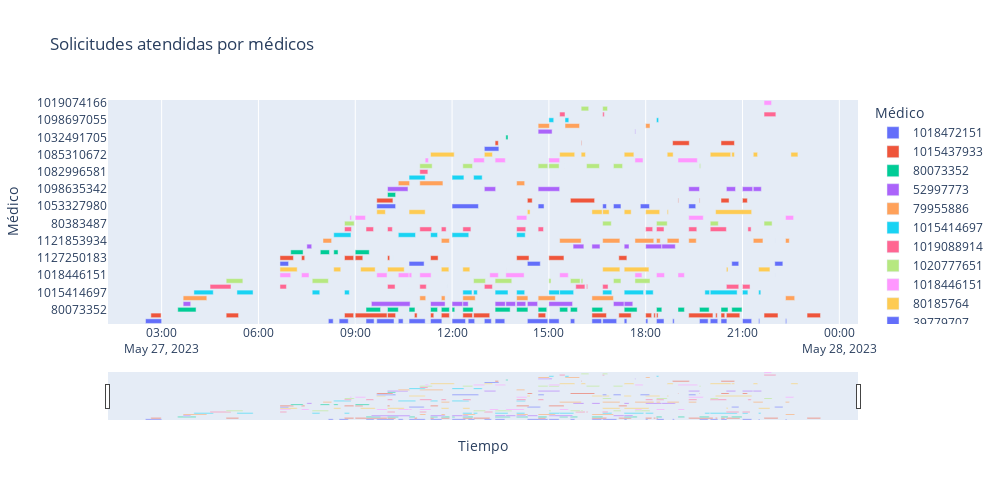

This figure's notebook cell:
### Markdown cell above
### Gantt general

### Code cell
import plotly.express as px
import pandas as pd
#Poner los datos de la lista en un dataframe
df1 = pd.DataFrame(gantt)
# poner los datos en el formato que requiere plotly poner la columna solicitud como texto
df1['Solicitud'] = df1['Solicitud'].astype(str)
# poner la columna médico como texto
df1['Médico'] = df1['Médico'].astype(str)

fig = px.timeline(df1, x_start="Inicio", x_end="Fin", y="Médico", color="Médico", 
                  title="Solicitudes atendidas por médicos")
fig.update_layout(xaxis_title="Tiempo", yaxis_title="Médico")
fig.update_yaxes(autorange="reversed")
fig.update_xaxes(rangeslider_visible=True)
# Hacer el grafico más grande para que se vea mejor
fig.update_layout(
    autosize=False,
    width=1000,
    height=500,
)
fig.show()

### Figure 1 — Plotly figure (JSON) as saved in the notebook; plotly's stock layout.template omitted (floating-point values rounded to 4 significant figures)
{"data": [{"alignmentgroup": "True", "base": ["2023-05-27 02:30:00", "2023-05-27 08:10:00", "2023-05-27 08:30:00", "2023-05-27 09:00:00", "2023-05-27 09:20:00", "2023-05-27 09:40:00", "2023-05-27 10:20:00", "2023-05-27 10:40:00", "2023-05-27 11:20:00", "2023-05-27 12:00:00", "2023-05-27 12:30:00", "2023-05-27 13:00:00", "2023-05-27 13:20:00", "2023-05-27 13:40:00", "2023-05-27 14:20:00", "2023-05-27 15:00:00", "2023-05-27 15:40:00", "2023-05-27 16:20:00", "2023-05-27 16:40:00", "2023-05-27 17:20:00", "2023-05-27 18:00:00", "2023-05-27 18:20:00", "2023-05-27 18:50:00", "2023-05-27 19:40:00", "2023-05-27 20:00:00", "2023-05-27 20:20:00", "2023-05-27 21:00:00", "2023-05-27 21:30:00", "2023-05-27 22:20:00"], "hovertemplate": "Médico=%{y}<br>Inicio=%{base}<br>Fin=%{x}<extra></extra>", "legendgroup": "1018472151", "marker": {"color": "#636efa", "pattern": {"shape": ""}}, "name": "1018472151", "offsetgroup": "1018472151", "orientation": "h", "showlegend": true, "textposition": "auto", "type": "bar", "x": [1800000, 540000, 1020000, 0, 900000, 1920000, 540000, 1800000, 1260000, 1500000, 720000, 780000, 1080000, 0, 2280000, 1140000, 480000, 1080000, 1560000, 300000, 240000, 840000, 180000, 960000, 840000, 660000, 1020000, 120000, 120000], "xaxis": "x", "y": ["1018472151", "1018472151", "1018472151", "1018472151", "1018472151", "1018472151", "1018472151", "1018472151", "1018472151", "1018472151", "1018472151", "1018472151", "1018472151", "1018472151", "1018472151", "1018472151", "1018472151", "1018472151", "1018472151", "1018472151", "1018472151", "1018472151", "1018472151", "1018472151", "1018472151", "1018472151", "1018472151", "1018472151", "1018472151"], "yaxis": "y"}, {"alignmentgroup": "True", "base": ["2023-05-27 02:40:00", "2023-05-27 05:00:00", "2023-05-27 08:40:00", "2023-05-27 09:00:00", "2023-05-27 10:00:00", "2023-05-27 10:50:00", "2023-05-27 11:20:00", "2023-05-27 11:40:00", "2023-05-27 12:20:00", "2023-05-27 12:40:00", "2023-05-27 14:40:00", "2023-05-27 16:20:00", "2023-05-27 17:10:00", "2023-05-27 18:00:00", "2023-05-27 18:15:00", "2023-05-27 18:20:00", "2023-05-27 19:20:00", "2023-05-27 20:10:00", "2023-05-27 20:20:00", "2023-05-27 20:30:00", "2023-05-27 21:40:00", "2023-05-27 23:00:00"], "hovertemplate": "Médico=%{y}<br>Inicio=%{base}<br>Fin=%{x}<extra></extra>", "legendgroup": "1015437933", "marker": {"color": "#EF553B", "pattern": {"shape": ""}}, "name": "1015437933", "offsetgroup": "1015437933", "orientation": "h", "showlegend": true, "textposition": "auto", "type": "bar", "x": [1140000, 1380000, 1020000, 3540000, 900000, 300000, 360000, 900000, 1080000, 1800000, 840000, 1620000, 1380000, 660000, 180000, 180000, 2700000, 180000, 420000, 1500000, 1560000, 1500000], "xaxis": "x", "y": ["1015437933", "1015437933", "1015437933", "1015437933", "1015437933", "1015437933", "1015437933", "1015437933", "1015437933", "1015437933", "1015437933", "1015437933", "1015437933", "1015437933", "1015437933", "1015437933", "1015437933", "1015437933", "1015437933", "1015437933", "1015437933", "1015437933"], "yaxis": "y"}, {"alignmentgroup": "True", "base": ["2023-05-27 03:30:00", "2023-05-27 09:20:00", "2023-05-27 10:00:00", "2023-05-27 10:40:00", "2023-05-27 11:20:00", "2023-05-27 11:40:00", "2023-05-27 12:00:00", "2023-05-27 12:20:00", "2023-05-27 13:20:00", "2023-05-27 14:00:00", "2023-05-27 14:40:00", "2023-05-27 15:20:00", "2023-05-27 15:40:00", "2023-05-27 16:20:00", "2023-05-27 17:20:00", "2023-05-27 18:20:00", "2023-05-27 19:00:00", "2023-05-27 19:40:00", "2023-05-27 20:20:00", "2023-05-27 20:40:00", "2023-05-27 21:20:00"], "hovertemplate": "Médico=%{y}<br>Inicio=%{base}<br>Fin=%{x}<extra></extra>", "legendgroup": "80073352", "marker": {"color": "#00cc96", "pattern": {"shape": ""}}, "name": "80073352", "offsetgroup": "80073352", "orientation": "h", "showlegend": true, "textposition": "auto", "type": "bar", "x": [2040000, 1620000, 1200000, 660000, 780000, 900000, 300000, 1140000, 1680000, 1260000, 960000, 900000, 780000, 1200000, 1440000, 600000, 720000, 1080000, 780000, 1140000, 0], "xaxis": "x", "y": ["80073352", "80073352", "80073352", "80073352", "80073352", "80073352", "80073352", "80073352", "80073352", "80073352", "80073352", "80073352", "80073352", "80073352", "80073352", "80073352", "80073352", "80073352", "80073352", "80073352", "80073352"], "yaxis": "y"}, {"alignmentgroup": "True", "base": ["2023-05-27 03:40:00", "2023-05-27 09:30:00", "2023-05-27 11:20:00", "2023-05-27 11:20:00", "2023-05-27 12:00:00", "2023-05-27 12:20:00", "2023-05-27 13:20:00", "2023-05-27 13:40:00", "2023-05-27 14:00:00", "2023-05-27 14:20:00", "2023-05-27 15:00:00", "2023-05-27 17:00:00", "2023-05-27 17:20:00"], "hovertemplate": "Médico=%{y}<br>Inicio=%{base}<br>Fin=%{x}<extra></extra>", "legendgroup": "52997773", "marker": {"color": "#ab63fa", "pattern": {"shape": ""}}, "name": "52997773", "offsetgroup": "52997773", "orientation": "h", "showlegend": true, "textposition": "auto", "type": "bar", "x": [840000, 4320000, 0, 1620000, 1200000, 600000, 1140000, 1080000, 1020000, 1140000, 2640000, 1200000, 960000], "xaxis": "x", "y": ["52997773", "52997773", "52997773", "52997773", "52997773", "52997773", "52997773", "52997773", "52997773", "52997773", "52997773", "52997773", "52997773"], "yaxis": "y"}, {"alignmentgroup": "True", "base": ["2023-05-27 03:40:00", "2023-05-27 11:00:00", "2023-05-27 11:40:00", "2023-05-27 12:20:00", "2023-05-27 14:00:00", "2023-05-27 14:40:00", "2023-05-27 16:20:00", "2023-05-27 22:20:00"], "hovertemplate": "Médico=%{y}<br>Inicio=%{base}<br>Fin=%{x}<extra></extra>", "legendgroup": "79955886", "marker": {"color": "#FFA15A", "pattern": {"shape": ""}}, "name": "79955886", "offsetgroup": "79955886", "orientation": "h", "showlegend": true, "textposition": "auto", "type": "bar", "x": [2640000, 660000, 420000, 1380000, 1260000, 1920000, 2400000, 1020000], "xaxis": "x", "y": ["79955886", "79955886", "79955886", "79955886", "79955886", "79955886", "79955886", "79955886"], "yaxis": "y"}, {"alignmentgroup": "True", "base": ["2023-05-27 04:00:00", "2023-05-27 05:20:00", "2023-05-27 07:40:00", "2023-05-27 08:40:00", "2023-05-27 12:20:00", "2023-05-27 12:40:00", "2023-05-27 13:20:00", "2023-05-27 14:00:00", "2023-05-27 15:00:00", "2023-05-27 15:20:00", "2023-05-27 16:40:00", "2023-05-27 17:20:00", "2023-05-27 18:00:00", "2023-05-27 19:20:00", "2023-05-27 19:50:00", "2023-05-27 20:00:00", "2023-05-27 21:00:00", "2023-05-27 21:30:00"], "hovertemplate": "Médico=%{y}<br>Inicio=%{base}<br>Fin=%{x}<extra></extra>", "legendgroup": "1015414697", "marker": {"color": "#19d3f3", "pattern": {"shape": ""}}, "name": "1015414697", "offsetgroup": "1015414697", "orientation": "h", "showlegend": true, "textposition": "auto", "type": "bar", "x": [2160000, 1800000, 840000, 540000, 1020000, 420000, 1440000, 900000, 1200000, 1560000, 1020000, 2160000, 840000, 0, 540000, 3000000, 600000, 240000], "xaxis": "x", "y": ["1015414697", "1015414697", "1015414697", "1015414697", "1015414697", "1015414697", "1015414697", "1015414697", "1015414697", "1015414697", "1015414697", "1015414697", "1015414697", "1015414697", "1015414697", "1015414697", "1015414697", "1015414697"], "yaxis": "y"}, {"alignmentgroup": "True", "base": ["2023-05-27 04:30:00", "2023-05-27 06:40:00", "2023-05-27 10:00:00", "2023-05-27 10:40:00", "2023-05-27 11:00:00", "2023-05-27 11:50:00", "2023-05-27 13:00:00", "2023-05-27 15:50:00", "2023-05-27 16:10:00", "2023-05-27 16:40:00", "2023-05-27 20:30:00", "2023-05-27 21:00:00"], "hovertemplate": "Médico=%{y}<br>Inicio=%{base}<br>Fin=%{x}<extra></extra>", "legendgroup": "1019088914", "marker": {"color": "#FF6692", "pattern": {"shape": ""}}, "name": "1019088914", "offsetgroup": "1019088914", "orientation": "h", "showlegend": true, "textposition": "auto", "type": "bar", "x": [2340000, 720000, 840000, 0, 720000, 0, 900000, 1020000, 120000, 600000, 1380000, 840000], "xaxis": "x", "y": ["1019088914", "1019088914", "1019088914", "1019088914", "1019088914", "1019088914", "1019088914", "1019088914", "1019088914", "1019088914", "1019088914", "1019088914"], "yaxis": "y"}, {"alignmentgroup": "True", "base": ["2023-05-27 05:00:00", "2023-05-27 07:40:00", "2023-05-27 12:40:00", "2023-05-27 13:20:00", "2023-05-27 15:00:00", "2023-05-27 15:40:00", "2023-05-27 16:00:00", "2023-05-27 17:00:00", "2023-05-27 17:40:00"], "hovertemplate": "Médico=%{y}<br>Inicio=%{base}<br>Fin=%{x}<extra></extra>", "legendgroup": "1020777651", "marker": {"color": "#B6E880", "pattern": {"shape": ""}}, "name": "1020777651", "offsetgroup": "1020777651", "orientation": "h", "showlegend": true, "textposition": "auto", "type": "bar", "x": [1860000, 1800000, 1320000, 1860000, 240000, 1080000, 180000, 840000, 1680000], "xaxis": "x", "y": ["1020777651", "1020777651", "1020777651", "1020777651", "1020777651", "1020777651", "1020777651", "1020777651", "1020777651"], "yaxis": "y"}, {"alignmentgroup": "True", "base": ["2023-05-27 06:40:00", "2023-05-27 07:20:00", "2023-05-27 09:40:00", "2023-05-27 10:20:00", "2023-05-27 10:40:00", "2023-05-27 11:00:00", "2023-05-27 13:10:00", "2023-05-27 13:40:00", "2023-05-27 15:20:00", "2023-05-27 17:40:00", "2023-05-27 18:20:00", "2023-05-27 19:00:00", "2023-05-27 22:00:00"], "hovertemplate": "Médico=%{y}<br>Inicio=%{base}<br>Fin=%{x}<extra></extra>", "legendgroup": "1018446151", "marker": {"color": "#FF97FF", "pattern": {"shape": ""}}, "name": "1018446151", "offsetgroup": "1018446151", "orientation": "h", "showlegend": true, "textposition": "auto", "type": "bar", "x": [1200000, 840000, 1140000, 1200000, 300000, 1260000, 960000, 2040000, 960000, 780000, 900000, 720000, 0], "xaxis": "x", "y": ["1018446151", "1018446151", "1018446151", "1018446151", "1018446151", "1018446151", "1018446151", "1018446151", "1018446151", "1018446151", "1018446151", "1018446151", "1018446151"], "yaxis": "y"}, {"alignmentgroup": "True", "base": ["2023-05-27 06:40:00", "2023-05-27 08:20:00", "2023-05-27 09:10:00", "2023-05-27 10:00:00", "2023-05-27 11:40:00", "2023-05-27 12:20:00", "2023-05-27 12:20:00", "2023-05-27 13:40:00", "2023-05-27 16:40:00", "2023-05-27 17:20:00", "2023-05-27 20:30:00", "2023-05-27 21:30:00"], "hovertemplate": "Médico=%{y}<br>Inicio=%{base}<br>Fin=%{x}<extra></extra>", "legendgroup": "80185764", "marker": {"color": "#FECB52", "pattern": {"shape": ""}}, "name": "80185764", "offsetgroup": "80185764", "orientation": "h", "showlegend": true, "textposition": "auto", "type": "bar", "x": [1920000, 780000, 1620000, 1860000, 840000, 0, 780000, 0, 1920000, 2760000, 180000, 1260000], "xaxis": "x", "y": ["80185764", "80185764", "80185764", "80185764", "80185764", "80185764", "80185764", "80185764", "80185764", "80185764", "80185764", "80185764"], "yaxis": "y"}, {"alignmentgroup": "True", "base": ["2023-05-27 06:40:00", "2023-05-27 10:40:00", "2023-05-27 14:20:00", "2023-05-27 20:40:00", "2023-05-27 22:00:00"], "hovertemplate": "Médico=%{y}<br>Inicio=%{base}<br>Fin=%{x}<extra></extra>", "legendgroup": "39779707", "marker": {"color": "#636efa", "pattern": {"shape": ""}}, "name": "39779707", "offsetgroup": "39779707", "orientation": "h", "showlegend": true, "textposition": "auto", "type": "bar", "x": [960000, 1680000, 1440000, 780000, 900000], "xaxis": "x", "y": ["39779707", "39779707", "39779707", "39779707", "39779707"], "yaxis": "y"}, {"alignmentgroup": "True", "base": ["2023-05-27 06:40:00", "2023-05-27 07:20:00", "2023-05-27 08:20:00", "2023-05-27 08:40:00", "2023-05-27 09:00:00", "2023-05-27 10:00:00", "2023-05-27 10:10:00", "2023-05-27 11:20:00", "2023-05-27 14:00:00", "2023-05-27 15:00:00", "2023-05-27 17:10:00"], "hovertemplate": "Médico=%{y}<br>Inicio=%{base}<br>Fin=%{x}<extra></extra>", "legendgroup": "1127250183", "marker": {"color": "#EF553B", "pattern": {"shape": ""}}, "name": "1127250183", "offsetgroup": "1127250183", "orientation": "h", "showlegend": true, "textposition": "auto", "type": "bar", "x": [1500000, 360000, 0, 1020000, 840000, 240000, 0, 840000, 1380000, 1680000, 900000], "xaxis": "x", "y": ["1127250183", "1127250183", "1127250183", "1127250183", "1127250183", "1127250183", "1127250183", "1127250183", "1127250183", "1127250183", "1127250183"], "yaxis": "y"}, {"alignmentgroup": "True", "base": ["2023-05-27 07:00:00", "2023-05-27 07:55:00", "2023-05-27 08:20:00", "2023-05-27 09:00:00"], "hovertemplate": "Médico=%{y}<br>Inicio=%{base}<br>Fin=%{x}<extra></extra>", "legendgroup": "52200795", "marker": {"color": "#00cc96", "pattern": {"shape": ""}}, "name": "52200795", "offsetgroup": "52200795", "orientation": "h", "showlegend": true, "textposition": "auto", "type": "bar", "x": [1380000, 1020000, 480000, 1560000], "xaxis": "x", "y": ["52200795", "52200795", "52200795", "52200795"], "yaxis": "y"}, {"alignmentgroup": "True", "base": ["2023-05-27 07:30:00", "2023-05-27 15:45:00", "2023-05-27 16:20:00", "2023-05-27 17:20:00", "2023-05-27 18:00:00", "2023-05-27 18:30:00"], "hovertemplate": "Médico=%{y}<br>Inicio=%{base}<br>Fin=%{x}<extra></extra>", "legendgroup": "1024468225", "marker": {"color": "#ab63fa", "pattern": {"shape": ""}}, "name": "1024468225", "offsetgroup": "1024468225", "orientation": "h", "showlegend": true, "textposition": "auto", "type": "bar", "x": [540000, 1200000, 900000, 540000, 1800000, 1500000], "xaxis": "x", "y": ["1024468225", "1024468225", "1024468225", "1024468225", "1024468225", "1024468225"], "yaxis": "y"}, {"alignmentgroup": "True", "base": ["2023-05-27 08:00:00", "2023-05-27 11:40:00", "2023-05-27 14:40:00", "2023-05-27 15:20:00", "2023-05-27 16:40:00", "2023-05-27 17:40:00", "2023-05-27 18:20:00", "2023-05-27 18:40:00", "2023-05-27 19:20:00", "2023-05-27 21:20:00", "2023-05-27 22:00:00", "2023-05-27 22:20:00"], "hovertemplate": "Médico=%{y}<br>Inicio=%{base}<br>Fin=%{x}<extra></extra>", "legendgroup": "1121853934", "marker": {"color": "#FFA15A", "pattern": {"shape": ""}}, "name": "1121853934", "offsetgroup": "1121853934", "orientation": "h", "showlegend": true, "textposition": "auto", "type": "bar", "x": [960000, 900000, 0, 2400000, 1920000, 2100000, 420000, 1320000, 840000, 1080000, 0, 420000], "xaxis": "x", "y": ["1121853934", "1121853934", "1121853934", "1121853934", "1121853934", "1121853934", "1121853934", "1121853934", "1121853934", "1121853934", "1121853934", "1121853934"], "yaxis": "y"}, {"alignmentgroup": "True", "base": ["2023-05-27 08:20:00", "2023-05-27 10:20:00", "2023-05-27 11:20:00", "2023-05-27 12:00:00", "2023-05-27 14:00:00"], "hovertemplate": "Médico=%{y}<br>Inicio=%{base}<br>Fin=%{x}<extra></extra>", "legendgroup": "1016039086", "marker": {"color": "#19d3f3", "pattern": {"shape": ""}}, "name": "1016039086", "offsetgroup": "1016039086", "orientation": "h", "showlegend": true, "textposition": "auto", "type": "bar", "x": [1920000, 1920000, 780000, 1860000, 960000], "xaxis": "x", "y": ["1016039086", "1016039086", "1016039086", "1016039086", "1016039086"], "yaxis": "y"}, {"alignmentgroup": "True", "base": ["2023-05-27 08:40:00", "2023-05-27 09:20:00", "2023-05-27 10:00:00", "2023-05-27 11:00:00", "2023-05-27 11:40:00", "2023-05-27 12:20:00", "2023-05-27 14:00:00", "2023-05-27 14:40:00", "2023-05-27 18:00:00", "2023-05-27 18:20:00", "2023-05-27 19:20:00", "2023-05-27 20:00:00", "2023-05-27 21:10:00"], "hovertemplate": "Médico=%{y}<br>Inicio=%{base}<br>Fin=%{x}<extra></extra>", "legendgroup": "80075437", "marker": {"color": "#FF6692", "pattern": {"shape": ""}}, "name": "80075437", "offsetgroup": "80075437", "orientation": "h", "showlegend": true, "textposition": "auto", "type": "bar", "x": [780000, 840000, 540000, 1320000, 540000, 900000, 1020000, 600000, 780000, 840000, 900000, 1800000, 360000], "xaxis": "x", "y": ["80075437", "80075437", "80075437", "80075437", "80075437", "80075437", "80075437", "80075437", "80075437", "80075437", "80075437", "80075437", "80075437"], "yaxis": "y"}, {"alignmentgroup": "True", "base": ["2023-05-27 08:40:00", "2023-05-27 16:40:00", "2023-05-27 18:20:00", "2023-05-27 20:00:00", "2023-05-27 21:40:00"], "hovertemplate": "Médico=%{y}<br>Inicio=%{base}<br>Fin=%{x}<extra></extra>", "legendgroup": "80383487", "marker": {"color": "#B6E880", "pattern": {"shape": ""}}, "name": "80383487", "offsetgroup": "80383487", "orientation": "h", "showlegend": true, "textposition": "auto", "type": "bar", "x": [1080000, 960000, 1200000, 900000, 900000], "xaxis": "x", "y": ["80383487", "80383487", "80383487", "80383487", "80383487"], "yaxis": "y"}, {"alignmentgroup": "True", "base": ["2023-05-27 08:50:00", "2023-05-27 09:00:00", "2023-05-27 14:00:00", "2023-05-27 19:20:00", "2023-05-27 22:20:00"], "hovertemplate": "Médico=%{y}<br>Inicio=%{base}<br>Fin=%{x}<extra></extra>", "legendgroup": "1020803066", "marker": {"color": "#FF97FF", "pattern": {"shape": ""}}, "name": "1020803066", "offsetgroup": "1020803066", "orientation": "h", "showlegend": true, "textposition": "auto", "type": "bar", "x": [180000, 1140000, 1140000, 1620000, 900000], "xaxis": "x", "y": ["1020803066", "1020803066", "1020803066", "1020803066", "1020803066"], "yaxis": "y"}, {"alignmentgroup": "True", "base": ["2023-05-27 09:40:00", "2023-05-27 10:40:00", "2023-05-27 14:20:00", "2023-05-27 16:20:00", "2023-05-27 16:40:00", "2023-05-27 17:20:00", "2023-05-27 18:00:00", "2023-05-27 18:40:00", "2023-05-27 20:10:00"], "hovertemplate": "Médico=%{y}<br>Inicio=%{base}<br>Fin=%{x}<extra></extra>", "legendgroup": "57293715", "marker": {"color": "#FECB52", "pattern": {"shape": ""}}, "name": "57293715", "offsetgroup": "57293715", "orientation": "h", "showlegend": true, "textposition": "auto", "type": "bar", "x": [960000, 1800000, 300000, 1140000, 720000, 780000, 1560000, 120000, 4020000], "xaxis": "x", "y": ["57293715", "57293715", "57293715", "57293715", "57293715", "57293715", "57293715", "57293715", "57293715"], "yaxis": "y"}, {"alignmentgroup": "True", "base": ["2023-05-27 09:40:00", "2023-05-27 12:00:00", "2023-05-27 14:40:00", "2023-05-27 16:40:00", "2023-05-27 17:00:00", "2023-05-27 17:50:00", "2023-05-27 19:20:00", "2023-05-27 19:40:00"], "hovertemplate": "Médico=%{y}<br>Inicio=%{base}<br>Fin=%{x}<extra></extra>", "legendgroup": "1053327980", "marker": {"color": "#636efa", "pattern": {"shape": ""}}, "name": "1053327980", "offsetgroup": "1053327980", "orientation": "h", "showlegend": true, "textposition": "auto", "type": "bar", "x": [2100000, 2940000, 660000, 420000, 840000, 1020000, 780000, 0], "xaxis": "x", "y": ["1053327980", "1053327980", "1053327980", "1053327980", "1053327980", "1053327980", "1053327980", "1053327980"], "yaxis": "y"}, {"alignmentgroup": "True", "base": ["2023-05-27 09:40:00", "2023-05-27 14:20:00", "2023-05-27 15:40:00", "2023-05-27 19:00:00", "2023-05-27 19:40:00", "2023-05-27 20:20:00", "2023-05-27 21:00:00"], "hovertemplate": "Médico=%{y}<br>Inicio=%{base}<br>Fin=%{x}<extra></extra>", "legendgroup": "1020808271", "marker": {"color": "#EF553B", "pattern": {"shape": ""}}, "name": "1020808271", "offsetgroup": "1020808271", "orientation": "h", "showlegend": true, "textposition": "auto", "type": "bar", "x": [1800000, 540000, 2700000, 60000, 60000, 900000, 540000], "xaxis": "x", "y": ["1020808271", "1020808271", "1020808271", "1020808271", "1020808271", "1020808271", "1020808271"], "yaxis": "y"}, {"alignmentgroup": "True", "base": ["2023-05-27 10:00:00"], "hovertemplate": "Médico=%{y}<br>Inicio=%{base}<br>Fin=%{x}<extra></extra>", "legendgroup": "80727764", "marker": {"color": "#00cc96", "pattern": {"shape": ""}}, "name": "80727764", "offsetgroup": "80727764", "orientation": "h", "showlegend": true, "textposition": "auto", "type": "bar", "x": [900000], "xaxis": "x", "y": ["80727764"], "yaxis": "y"}, {"alignmentgroup": "True", "base": ["2023-05-27 10:00:00", "2023-05-27 13:00:00", "2023-05-27 14:40:00", "2023-05-27 19:20:00", "2023-05-27 20:30:00", "2023-05-27 21:00:00", "2023-05-27 21:20:00"], "hovertemplate": "Médico=%{y}<br>Inicio=%{base}<br>Fin=%{x}<extra></extra>", "legendgroup": "1098635342", "marker": {"color": "#ab63fa", "pattern": {"shape": ""}}, "name": "1098635342", "offsetgroup": "1098635342", "orientation": "h", "showlegend": true, "textposition": "auto", "type": "bar", "x": [2280000, 1260000, 2400000, 1200000, 1020000, 1140000, 900000], "xaxis": "x", "y": ["1098635342", "1098635342", "1098635342", "1098635342", "1098635342", "1098635342", "1098635342"], "yaxis": "y"}, {"alignmentgroup": "True", "base": ["2023-05-27 10:20:00", "2023-05-27 11:00:00", "2023-05-27 14:00:00"], "hovertemplate": "Médico=%{y}<br>Inicio=%{base}<br>Fin=%{x}<extra></extra>", "legendgroup": "1015405667", "marker": {"color": "#FFA15A", "pattern": {"shape": ""}}, "name": "1015405667", "offsetgroup": "1015405667", "orientation": "h", "showlegend": true, "textposition": "auto", "type": "bar", "x": [1260000, 2580000, 900000], "xaxis": "x", "y": ["1015405667", "1015405667", "1015405667"], "yaxis": "y"}, {"alignmentgroup": "True", "base": ["2023-05-27 10:40:00", "2023-05-27 12:00:00", "2023-05-27 12:40:00"], "hovertemplate": "Médico=%{y}<br>Inicio=%{base}<br>Fin=%{x}<extra></extra>", "legendgroup": "1083012532", "marker": {"color": "#19d3f3", "pattern": {"shape": ""}}, "name": "1083012532", "offsetgroup": "1083012532", "orientation": "h", "showlegend": true, "textposition": "auto", "type": "bar", "x": [1800000, 1320000, 960000], "xaxis": "x", "y": ["1083012532", "1083012532", "1083012532"], "yaxis": "y"}, {"alignmentgroup": "True", "base": ["2023-05-27 11:00:00"], "hovertemplate": "Médico=%{y}<br>Inicio=%{base}<br>Fin=%{x}<extra></extra>", "legendgroup": "1082996581", "marker": {"color": "#FF6692", "pattern": {"shape": ""}}, "name": "1082996581", "offsetgroup": "1082996581", "orientation": "h", "showlegend": true, "textposition": "auto", "type": "bar", "x": [900000], "xaxis": "x", "y": ["1082996581"], "yaxis": "y"}, {"alignmentgroup": "True", "base": ["2023-05-27 11:00:00", "2023-05-27 12:20:00", "2023-05-27 14:40:00", "2023-05-27 15:00:00", "2023-05-27 15:30:00", "2023-05-27 16:10:00", "2023-05-27 17:00:00", "2023-05-27 19:40:00"], "hovertemplate": "Médico=%{y}<br>Inicio=%{base}<br>Fin=%{x}<extra></extra>", "legendgroup": "1117504115", "marker": {"color": "#B6E880", "pattern": {"shape": ""}}, "name": "1117504115", "offsetgroup": "1117504115", "orientation": "h", "showlegend": true, "textposition": "auto", "type": "bar", "x": [1380000, 1080000, 1080000, 1140000, 0, 1440000, 1020000, 120000], "xaxis": "x", "y": ["1117504115", "1117504115", "1117504115", "1117504115", "1117504115", "1117504115", "1117504115", "1117504115"], "yaxis": "y"}, {"alignmentgroup": "True", "base": ["2023-05-27 11:10:00", "2023-05-27 12:40:00", "2023-05-27 13:20:00", "2023-05-27 15:00:00", "2023-05-27 17:40:00", "2023-05-27 19:00:00"], "hovertemplate": "Médico=%{y}<br>Inicio=%{base}<br>Fin=%{x}<extra></extra>", "legendgroup": "1083026203", "marker": {"color": "#FF97FF", "pattern": {"shape": ""}}, "name": "1083026203", "offsetgroup": "1083026203", "orientation": "h", "showlegend": true, "textposition": "auto", "type": "bar", "x": [360000, 1200000, 1140000, 1200000, 900000, 2160000], "xaxis": "x", "y": ["1083026203", "1083026203", "1083026203", "1083026203", "1083026203", "1083026203"], "yaxis": "y"}, {"alignmentgroup": "True", "base": ["2023-05-27 11:20:00", "2023-05-27 13:00:00", "2023-05-27 15:20:00", "2023-05-27 16:00:00", "2023-05-27 17:20:00", "2023-05-27 18:40:00", "2023-05-27 20:00:00", "2023-05-27 20:40:00", "2023-05-27 21:20:00", "2023-05-27 22:30:00"], "hovertemplate": "Médico=%{y}<br>Inicio=%{base}<br>Fin=%{x}<extra></extra>", "legendgroup": "1085310672", "marker": {"color": "#FECB52", "pattern": {"shape": ""}}, "name": "1085310672", "offsetgroup": "1085310672", "orientation": "h", "showlegend": true, "textposition": "auto", "type": "bar", "x": [2640000, 900000, 1680000, 480000, 1080000, 660000, 2280000, 300000, 480000, 780000], "xaxis": "x", "y": ["1085310672", "1085310672", "1085310672", "1085310672", "1085310672", "1085310672", "1085310672", "1085310672", "1085310672", "1085310672"], "yaxis": "y"}, {"alignmentgroup": "True", "base": ["2023-05-27 13:00:00"], "hovertemplate": "Médico=%{y}<br>Inicio=%{base}<br>Fin=%{x}<extra></extra>", "legendgroup": "1095825225", "marker": {"color": "#636efa", "pattern": {"shape": ""}}, "name": "1095825225", "offsetgroup": "1095825225", "orientation": "h", "showlegend": true, "textposition": "auto", "type": "bar", "x": [1620000], "xaxis": "x", "y": ["1095825225"], "yaxis": "y"}, {"alignmentgroup": "True", "base": ["2023-05-27 13:20:00", "2023-05-27 16:00:00", "2023-05-27 18:50:00", "2023-05-27 20:20:00"], "hovertemplate": "Médico=%{y}<br>Inicio=%{base}<br>Fin=%{x}<extra></extra>", "legendgroup": "1018440480", "marker": {"color": "#EF553B", "pattern": {"shape": ""}}, "name": "1018440480", "offsetgroup": "1018440480", "orientation": "h", "showlegend": true, "textposition": "auto", "type": "bar", "x": [360000, 60000, 1860000, 1500000], "xaxis": "x", "y": ["1018440480", "1018440480", "1018440480", "1018440480"], "yaxis": "y"}, {"alignmentgroup": "True", "base": ["2023-05-27 13:40:00"], "hovertemplate": "Médico=%{y}<br>Inicio=%{base}<br>Fin=%{x}<extra></extra>", "legendgroup": "1032491705", "marker": {"color": "#00cc96", "pattern": {"shape": ""}}, "name": "1032491705", "offsetgroup": "1032491705", "orientation": "h", "showlegend": true, "textposition": "auto", "type": "bar", "x": [240000], "xaxis": "x", "y": ["1032491705"], "yaxis": "y"}, {"alignmentgroup": "True", "base": ["2023-05-27 14:40:00", "2023-05-27 17:40:00"], "hovertemplate": "Médico=%{y}<br>Inicio=%{base}<br>Fin=%{x}<extra></extra>", "legendgroup": "1014217039", "marker": {"color": "#ab63fa", "pattern": {"shape": ""}}, "name": "1014217039", "offsetgroup": "1014217039", "orientation": "h", "showlegend": true, "textposition": "auto", "type": "bar", "x": [1560000, 60000], "xaxis": "x", "y": ["1014217039", "1014217039"], "yaxis": "y"}, {"alignmentgroup": "True", "base": ["2023-05-27 14:40:00", "2023-05-27 15:30:00", "2023-05-27 18:00:00"], "hovertemplate": "Médico=%{y}<br>Inicio=%{base}<br>Fin=%{x}<extra></extra>", "legendgroup": "1014266018", "marker": {"color": "#FFA15A", "pattern": {"shape": ""}}, "name": "1014266018", "offsetgroup": "1014266018", "orientation": "h", "showlegend": true, "textposition": "auto", "type": "bar", "x": [1260000, 1620000, 480000], "xaxis": "x", "y": ["1014266018", "1014266018", "1014266018"], "yaxis": "y"}, {"alignmentgroup": "True", "base": ["2023-05-27 15:00:00", "2023-05-27 15:30:00", "2023-05-27 18:20:00"], "hovertemplate": "Médico=%{y}<br>Inicio=%{base}<br>Fin=%{x}<extra></extra>", "legendgroup": "1098697055", "marker": {"color": "#19d3f3", "pattern": {"shape": ""}}, "name": "1098697055", "offsetgroup": "1098697055", "orientation": "h", "showlegend": true, "textposition": "auto", "type": "bar", "x": [540000, 420000, 240000], "xaxis": "x", "y": ["1098697055", "1098697055", "1098697055"], "yaxis": "y"}, {"alignmentgroup": "True", "base": ["2023-05-27 15:20:00", "2023-05-27 16:40:00", "2023-05-27 21:40:00"], "hovertemplate": "Médico=%{y}<br>Inicio=%{base}<br>Fin=%{x}<extra></extra>", "legendgroup": "85488148", "marker": {"color": "#FF6692", "pattern": {"shape": ""}}, "name": "85488148", "offsetgroup": "85488148", "orientation": "h", "showlegend": true, "textposition": "auto", "type": "bar", "x": [600000, 180000, 1320000], "xaxis": "x", "y": ["85488148", "85488148", "85488148"], "yaxis": "y"}, {"alignmentgroup": "True", "base": ["2023-05-27 16:00:00", "2023-05-27 16:40:00"], "hovertemplate": "Médico=%{y}<br>Inicio=%{base}<br>Fin=%{x}<extra></extra>", "legendgroup": "1140888504", "marker": {"color": "#B6E880", "pattern": {"shape": ""}}, "name": "1140888504", "offsetgroup": "1140888504", "orientation": "h", "showlegend": true, "textposition": "auto", "type": "bar", "x": [840000, 540000], "xaxis": "x", "y": ["1140888504", "1140888504"], "yaxis": "y"}, {"alignmentgroup": "True", "base": ["2023-05-27 21:40:00"], "hovertemplate": "Médico=%{y}<br>Inicio=%{base}<br>Fin=%{x}<extra></extra>", "legendgroup": "1019074166", "marker": {"color": "#FF97FF", "pattern": {"shape": ""}}, "name": "1019074166", "offsetgroup": "1019074166", "orientation": "h", "showlegend": true, "textposition": "auto", "type": "bar", "x": [840000], "xaxis": "x", "y": ["1019074166"], "yaxis": "y"}], "layout": {"autosize": false, "barmode": "overlay", "height": 500, "legend": {"title": {"text": "Médico"}, "tracegroupgap": 0}, "title": {"text": "Solicitudes atendidas por médicos"}, "width": 1000, "xaxis": {"anchor": "y", "domain": [0, 1], "rangeslider": {"visible": true}, "title": {"text": "Tiempo"}, "type": "date"}, "yaxis": {"anchor": "x", "autorange": "reversed", "categoryarray": ["1019074166", "1140888504", "85488148", "1098697055", "1014266018", "1014217039", "1032491705", "1018440480", "1095825225", "1085310672", "1083026203", "1117504115", "1082996581", "1083012532", "1015405667", "1098635342", "80727764", "1020808271", "1053327980", "57293715", "1020803066", "80383487", "80075437", "1016039086", "1121853934", "1024468225", "52200795", "1127250183", "39779707", "80185764", "1018446151", "1020777651", "1019088914", "1015414697", "79955886", "52997773", "80073352", "1015437933", "1018472151"], "categoryorder": "array", "domain": [0, 1], "title": {"text": "Médico"}}}}
